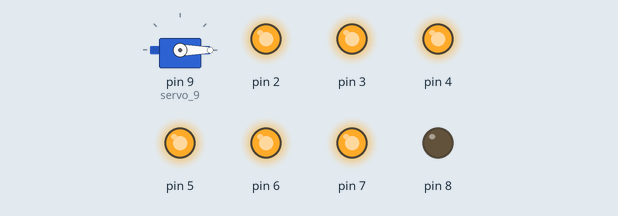
Recording of a sketch running on a simulated Arduino Uno, built with avr-gcc and run on an emulated ATmega328P. Shown: servo, output pins drawn as LEDs (lit = HIGH).

Above: at 0.1 s.
At 4.1 s:
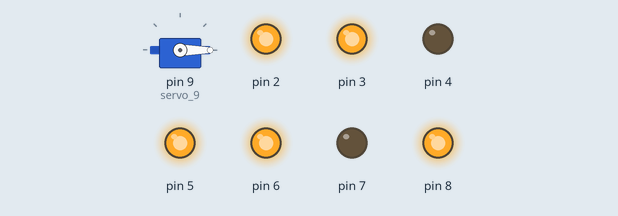
At 10.1 s:
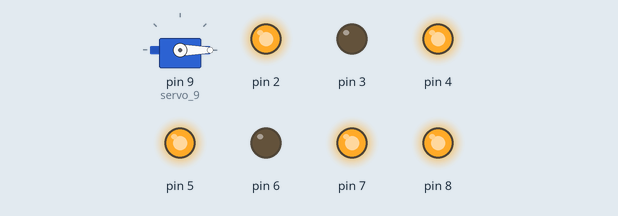
At 19.1 s:
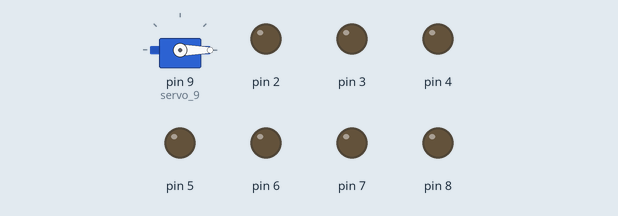
At 28.1 s:
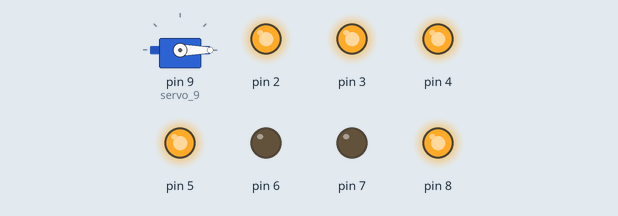
At 38.1 s:
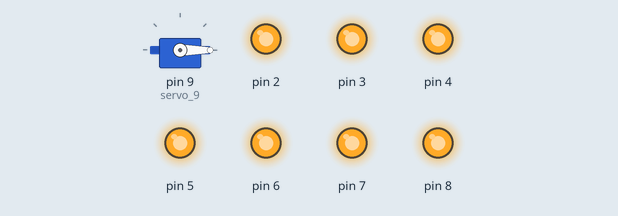
Timing chart, 0 to 40.0 s (numbered marks = the images above):
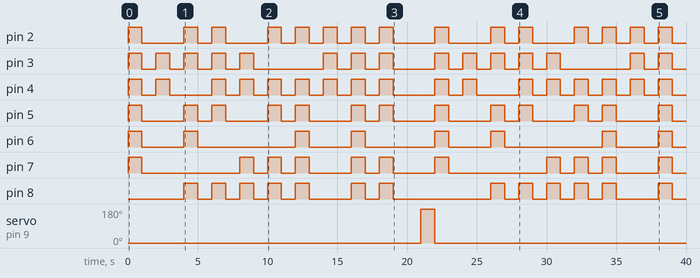

The sketch:

fish_feeder.ino
```cpp
//paste this into Arduino IDE and upload to your Arduino!

#include <Servo.h>

Servo servo_9;

// Helper function to set pins 2 through 8 quickly
void setPins(int d2, int d3, int d4, int d5, int d6, int d7, int d8) {
  digitalWrite(2, d2);
  digitalWrite(3, d3);
  digitalWrite(4, d4);
  digitalWrite(5, d5);
  digitalWrite(6, d6);
  digitalWrite(7, d7);
  digitalWrite(8, d8);
}

// Helper function to turn off all output pins
void clearPins() {
  setPins(LOW, LOW, LOW, LOW, LOW, LOW, LOW);
}

void setup() {
  servo_9.attach(9, 500, 2500);

  // Set pins 2 to 8 as outputs using a loop
  for (int i = 2; i <= 8; i++) {
    pinMode(i, OUTPUT);
  }
}

void loop() {
  servo_9.write(0);

  // Sequence step 1
  setPins(HIGH, HIGH, HIGH, HIGH, HIGH, HIGH, LOW);
  delay(1000);
  clearPins();
  delay(1000);

  // Sequence step 2
  setPins(LOW, HIGH, HIGH, LOW, LOW, LOW, LOW);
  delay(1000);
  clearPins();
  delay(1000);

  // Sequence step 3
  setPins(HIGH, HIGH, LOW, HIGH, HIGH, LOW, HIGH);
  delay(1000);
  clearPins();
  delay(1000);

  // Sequence step 4
  setPins(HIGH, HIGH, HIGH, HIGH, LOW, LOW, HIGH);
  delay(1000);
  clearPins();
  delay(1000);

  // Sequence step 5
  setPins(LOW, HIGH, HIGH, LOW, LOW, HIGH, HIGH);
  delay(1000);
  clearPins();
  delay(1000);

  // Sequence step 6
  setPins(HIGH, LOW, HIGH, HIGH, LOW, HIGH, HIGH);
  delay(1000);
  clearPins();
  delay(1000);

  // Sequence step 7
  setPins(HIGH, LOW, HIGH, HIGH, HIGH, HIGH, HIGH);
  delay(1000);
  clearPins();
  delay(1000);

  // Sequence step 8
  setPins(HIGH, HIGH, HIGH, LOW, LOW, LOW, LOW);
  delay(1000);
  clearPins();
  delay(1000);

  // Sequence step 9
  setPins(HIGH, HIGH, HIGH, HIGH, HIGH, HIGH, HIGH);
  delay(1000);
  clearPins();
  delay(1000);

  // Sequence step 10
  setPins(HIGH, HIGH, HIGH, HIGH, LOW, HIGH, HIGH);
  delay(1000);
  clearPins();
  delay(1000);

  // Final servo actions
  servo_9.write(0);
  delay(1000);
  servo_9.write(180);
  delay(1000);
}
```

Measured:
- by itself, pin 2: LOW → HIGH at 0.00 s, → LOW 1.0 s later, → HIGH 3.0 s later, → LOW 1.0 s later, … (30 changes in this stretch)
- by itself, pin 3: LOW → HIGH at 0.00 s, → LOW 1.0 s later, → HIGH 1.0 s later, → LOW 1.0 s later, … (30 changes in this stretch)
- by itself, pin 4: LOW → HIGH at 0.00 s, → LOW 1.0 s later, → HIGH 1.0 s later, → LOW 1.0 s later, … (34 changes in this stretch)
- by itself, pin 5: LOW → HIGH at 0.00 s, → LOW 1.0 s later, → HIGH 3.0 s later, → LOW 1.0 s later, … (26 changes in this stretch)
- by itself, pin 6: LOW → HIGH at 0.00 s, → LOW 1.0 s later, → HIGH 3.0 s later, → LOW 1.0 s later, … (16 changes in this stretch)
- by itself, pin 7: LOW → HIGH at 0.00 s, → LOW 1.0 s later, → HIGH 7.0 s later, → LOW 1.0 s later, … (22 changes in this stretch)
- by itself, pin 8: LOW → HIGH at 4.0 s, → LOW 1.0 s later, → HIGH 1.0 s later, → LOW 1.0 s later, … (26 changes in this stretch)
- by itself, servo on pin 9 (servo_9): 0° → 180° at 21.0 s, → 0° 1.0 s later
